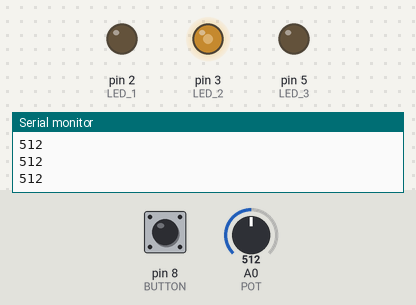
The sketch below on a simulated Arduino Uno, built with avr-gcc and run on an emulated ATmega328P. On the bench: output pins drawn as LEDs (lit = HIGH), the last lines printed to the serial monitor. The test bench sets the inputs (shaded band); at power-on: pin 8 (BUTTON) LOW, A0 (POT) = 512.

Above: at 1.2 s.
1.3 s: pin 8 (BUTTON) pulled HIGH for 0.15 s
At 1.9 s:
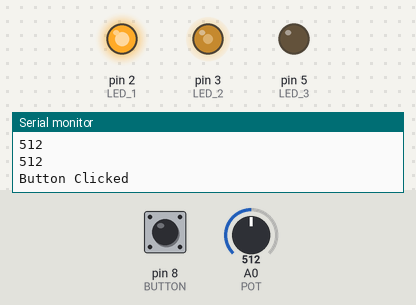
4.4 s: A0 (POT) set to 716
At 5.2 s:
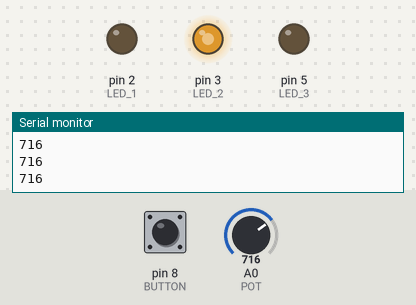
5.9 s: A0 (POT) set to 122
At 6.6 s:
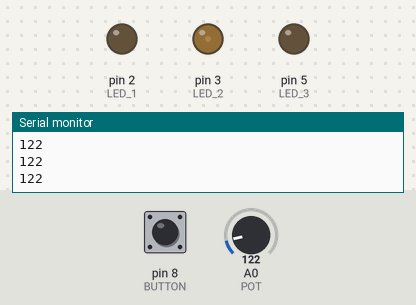
7.4 s: pin 8 (BUTTON) pulled HIGH for 1 s
At 8.8 s:
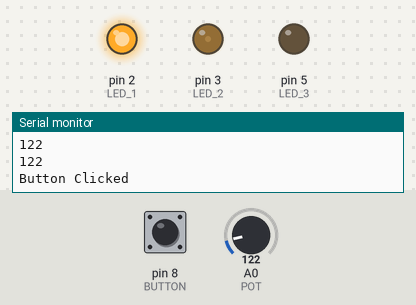
10.4 s: A0 (POT) set to 0
At 11.6 s:
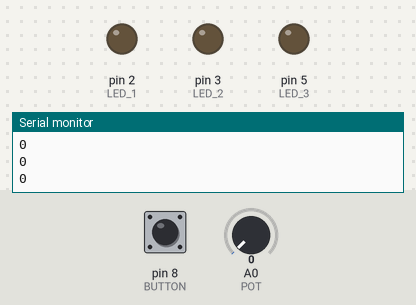
11.9 s: pin 8 (BUTTON) pulled HIGH for 0.15 s
At 13.0 s:
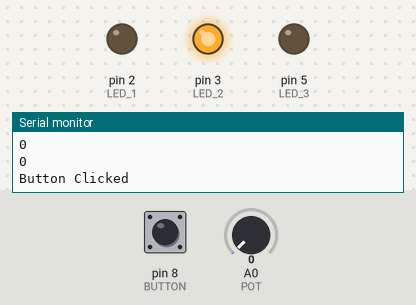
Timing chart, 0 to 15.1 s (numbered marks = the images above; inputs shaded):
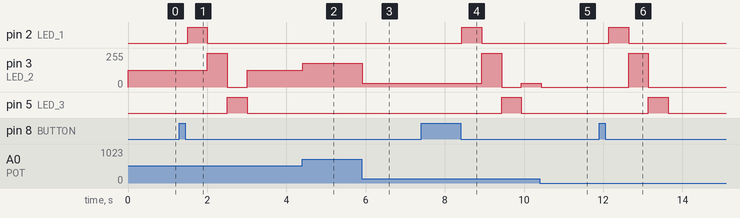

Measured:
- after the input at 1.3 s, pin 2 (LED_1): LOW → HIGH after 0.21 s, → LOW 0.50 s later; pin 3 (LED_2): 127/255 → 255/255 after 0.71 s, → 0/255 0.50 s later, → 127/255 0.50 s later; pin 5 (LED_3): LOW → HIGH after 1.2 s, → LOW 0.50 s later
- after the input at 4.4 s, pin 3 (LED_2): 127/255 → 178/255 at once
- after the input at 5.9 s, pin 3 (LED_2): 178/255 → 30/255 at once
- after the input at 7.4 s, pin 2 (LED_1): LOW → HIGH after 1.0 s, → LOW 0.50 s later; pin 3 (LED_2): 30/255 → 255/255 after 1.5 s, → 0/255 0.50 s later, → 30/255 0.50 s later; pin 5 (LED_3): LOW → HIGH after 2.0 s, → LOW 0.50 s later
- after the input at 10.4 s, pin 3 (LED_2): 30/255 → 0/255 at once
- after the input at 11.9 s, pin 2 (LED_1): LOW → HIGH after 0.24 s, → LOW 0.50 s later; pin 3 (LED_2): 0/255 → 255/255 after 0.74 s, → 0/255 0.50 s later; pin 5 (LED_3): LOW → HIGH after 1.2 s, → LOW 0.50 s later

The sketch:

_4_PotentiometerInput.ino
```cpp
/*
  Lab 4- This lab adds a potentiometer input.

  What will happen?
  Twisting the pot will control the brightness of the 2nd LED.

  Note: LED 2 must be on a PWM output.

  Learn:
  - Pots as voltage divider (how we're using it)
  - Pull up/pull down resistors
  - Analog inputs
  - map() function

  Schematic:
  - 3 LEDs
    (+)leads to pins 2,3,5
    (-)leads to GND, each via 470 ohm resistor
  - Push button
    -1 lead to +5v
    -Other lead via 10K ohm pull-down resistor to GND, also connect this
     lead to pin 8

  Add:
  + Potentiometer - outer pins wired to 5v,GND. Wiper (middle wire) wired to A0
 */

//Digital
#define LED_1 2
#define LED_2 3
#define LED_3 5
#define BUTTON 8

//Analog
#define POT 0

int prevButtonState = LOW;

void setup() {

  pinMode(BUTTON, INPUT);

  pinMode(LED_1, OUTPUT);
  pinMode(LED_2, OUTPUT);
  pinMode(LED_3, OUTPUT);

  //Analog inputs don't need to be defined

  Serial.begin(9600);
}

void loop() {

  /* BUTTON */
  int buttonState = digitalRead(BUTTON);
  //Button click = state change and now up
  if(buttonState != prevButtonState) {
    if(buttonState == LOW) {
      Serial.println("Button Clicked");

      cycleLEDs();

    }

    prevButtonState = buttonState;
  }


  /* POT */
  Serial.println(analogRead(POT));
  //Can variable write because pin 3 is PWM.
  //PWM output is 0-255. Analog in is 0-1023.
  int scaledVal = map(analogRead(POT), 0, 1023, 0, 255);
  analogWrite(LED_2, scaledVal);


  delay(100);
}


void cycleLEDs() {
  flashLED(LED_1, 500);
  flashLED(LED_2, 500);
  flashLED(LED_3, 500);
}

void flashLED(int led, int flashTime) {
  digitalWrite(led, HIGH);
  delay(flashTime);
  digitalWrite(led, LOW);
}
```
